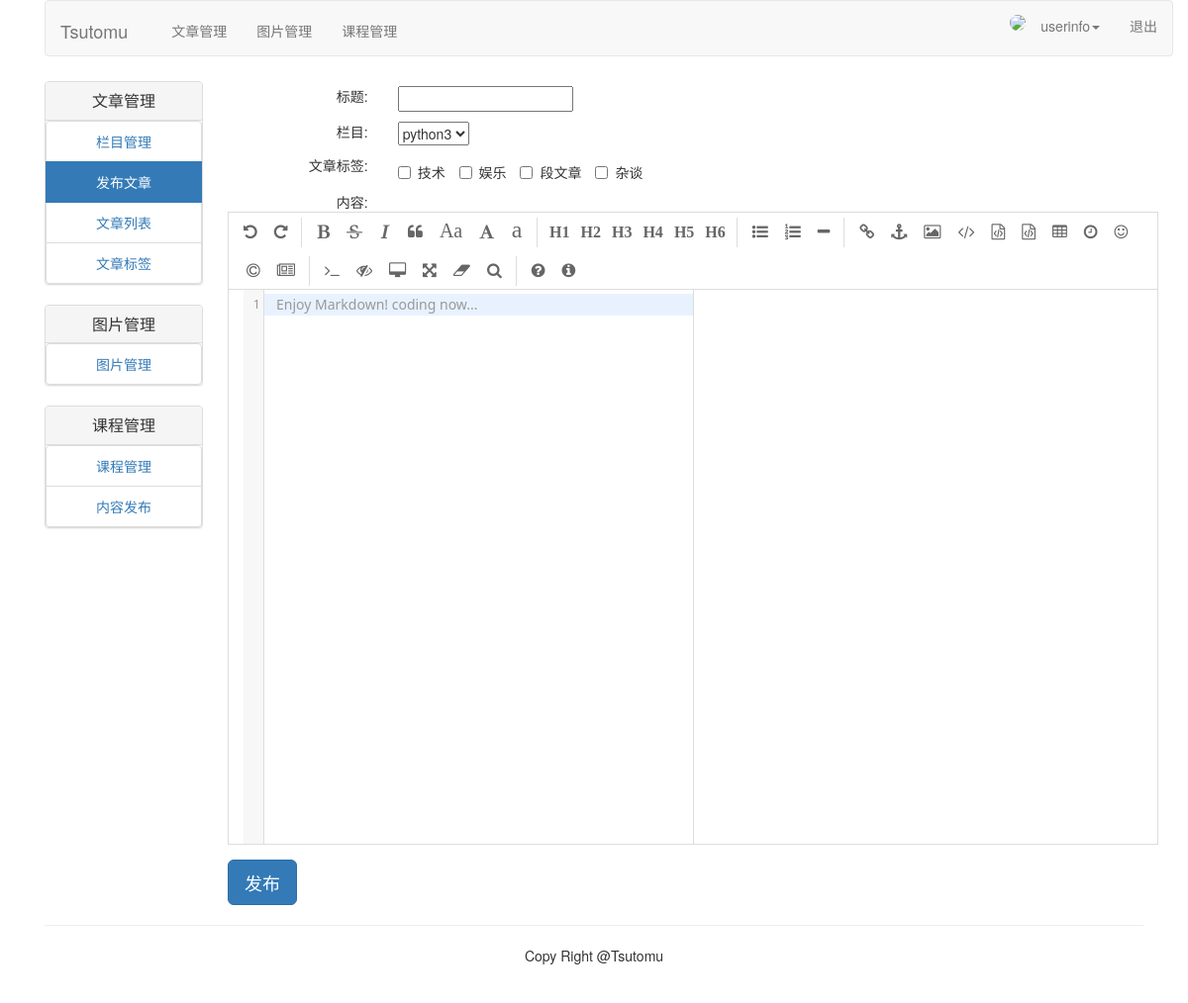
/article/article-post/ (signed in), run on the app's committed database.
### article/models.py (models this page shows, shortened)
class ArticleTag(models.Model):
    author = models.ForeignKey(User, on_delete=models.CASCADE, related_name="tag")
    tag = models.CharField(max_length=500)

### article/views.py (the view)
# urls.py: path('article-post/', views.article_post, name="article_post"),
@login_required(login_url='/account/login')
@csrf_exempt
def article_post(request):
    if request.method=="POST":
        article_post_form = ArticlePostForm(data=request.POST)
        if article_post_form.is_valid():
            cd = article_post_form.cleaned_data
            try:
                new_article = article_post_form.save(commit=False)
                new_article.author = request.user
                new_article.column = request.user.article_column.get(id=request.POST['column_id'])
                new_article.save()
                tags = request.POST['tags']
                if tags:
                    for atag in json.loads(tags):
                        tag = request.user.tag.get(tag=atag)
                        new_article.article_tag.add(tag)
                return HttpResponse("1")
            except:
                return HttpResponse("2")
        else:
            return HttpResponse("3")
    else:
        article_post_form = ArticlePostForm()
        article_columns = request.user.article_column.all()
        article_tags = request.user.tag.all()
        return render(request, "article/column/article_post.html",{"article_post_form":article_post_form, "article_columns":article_columns,"article_tags":article_tags})

### article/forms.py
class ArticlePostForm(forms.ModelForm):
    class Meta:
        model = ArticlePost
        fields = ("title", "body")

### templates/article/column/article_post.html (shortened to what this page needs)
{% extends "article/base.html" %}
{% load staticfiles %}
{% block title %}article column{% endblock %} {% block content %}
<link rel="stylesheet" href="{% static 'editor/css/style.css' %}">
<link rel="stylesheet" href="{% static 'editor/css/editormd.css' %}">
<div style="margin-left:10px">
    <form class="form-horizontal" action="." method="post">{% csrf_token %}
        <div class="row" style="margin-top: 10px;">
            <div class="col-md-2 text-right"><span>标题:</span></div>
            <div class="col-md-10 text-left">{{article_post_form.title}}</div>
        </div>
        <div class="row" style="margin-top: 10px;">
            <div class="col-md-2 text-right"><span>栏目:</span></div>
            <div class="col-md-10 text-left">
                <select id="which_column">
                    {% for column in article_columns %}
                    <option value="{{column.id}}">{{column.column}}</option>
                    {% endfor %}
                </select>
            </div>
        </div>
        <div class="row" style="margin-top: 10px;">
            <div class="col-md-2 text-right"><span>文章标签:</span></div>
            <div class="col-md-10 text-left">
                {% for tag in article_tags %}
                <label class="checkbox-inline">
                    <input class="tagcheckbox" type="checkbox" id="{{ tag.id }}" name="article_tag" value="{{ tag.tag }}"> {{ tag.tag }}
                </label>
                {% empty %}
                <p>您没有标签，请到 <a href="{% url 'article:article_tag' %}">此处</a>增加标签</p>
                {% endfor %}
            </div>
        </div>
        <div class="row" style="margin-top: 10px;">
            <div class="col-md-2 text-right"><span>内容:</span></div>
            <div id="editormd" class="col-md-10 text-left">
            </div>
        </div>
        <div class="row">
            <input type="button" class="btn btn-primary btn-lg" value="发布" onclick="publish_article()">
        </div>
    </form>
</div>
{% endblock %}

### templates/article/header.html (shortened to what this page needs)
{% load staticfiles %}
<div class="container">
    <div class="navbar navbar-default" role="navigation">
        <div class="navbar-header" >
                <a href="{{'/'}}" class="navbar-brand" style="margin-top: 5px">Tsutomu</a>
        </div>
        <div class="collapse navbar-collapse navbar-responsive-collapse">
                <ul class="nav navbar-nav">
                    <li><a style="margin-top: 5px" href="{% url 'article:article_list' %}">文章管理</a></li>
                    <li><a style="margin-top: 5px" href="{% url 'image:list_images' %}">图片管理</a></li>
                    <li><a style="margin-top: 5px" href="{% url 'course:manage_course' %}">课程管理</a></li>
                </ul>
                <ul class="nav navbar-nav navbar-right" >
                {% if user.is_authenticated %}
                <li style="margin-top: 10px"><img src="{{ user.userinfo.photo | striptags }}" class="img-circle" id="my_photo" name="user_face" width="30px;"></li>
                <li class="dropdown" >
                    <a href="##" data-toggle="dropdown" class="dropdown-toggle">{{ user.username}}<span class="caret"></span></a>
                </li>
                    <li><a href="{% url 'account:user_logout' %}">退出</a></li>
                {% else %}
                    <li><a href="{% url 'account:user_login' %}">登陆</a></li>
                    <li><a href="{% url 'account:user_register' %}">注册</a></li>
                {% endif %}
            </ul>
        </div>
    </div>
</div>

### data on the page
ArticleTag: tag "技术"
ArticleTag: tag "娱乐"
ArticleTag: tag "段文章"
ArticleTag: tag "杂谈"

### other printed values
{{ user.username }} "userinfo"
form field value "python3"
